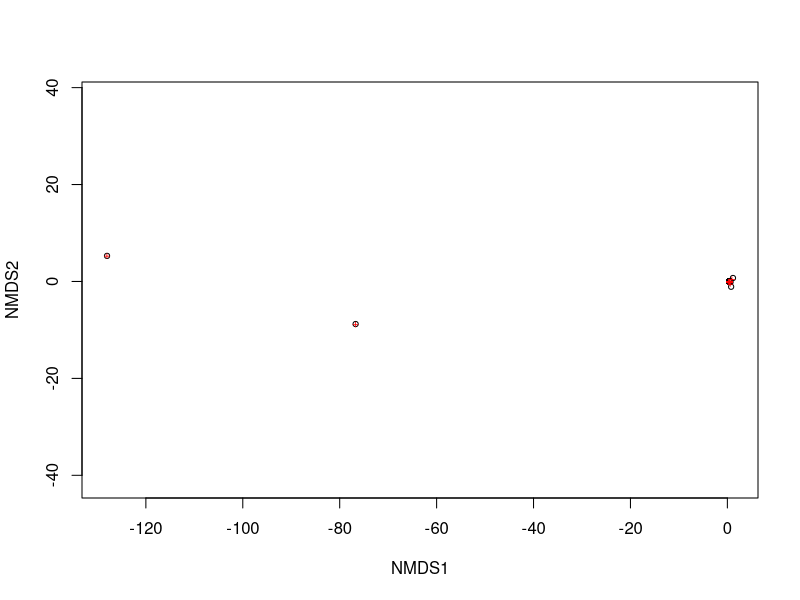
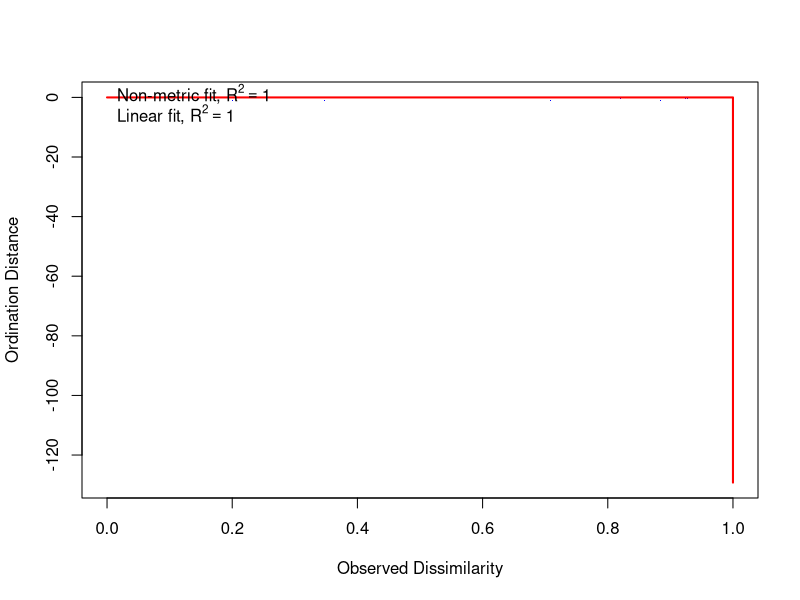
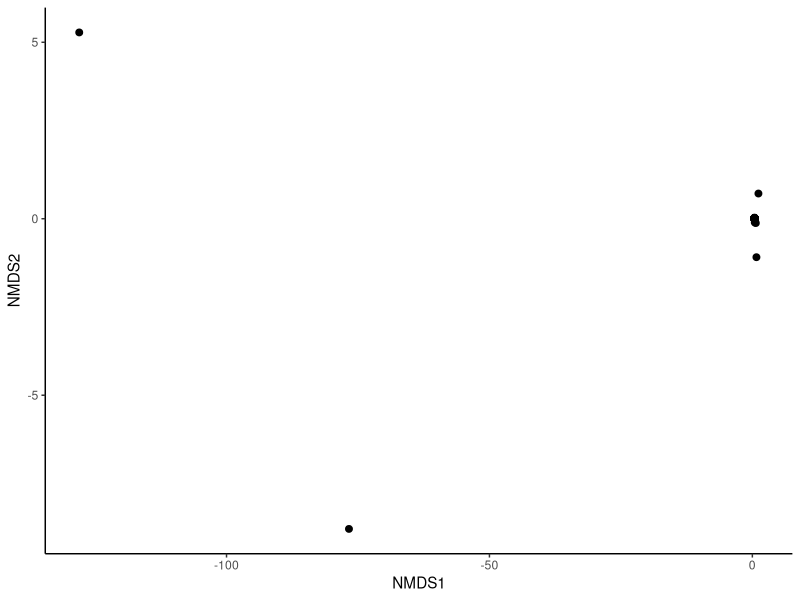
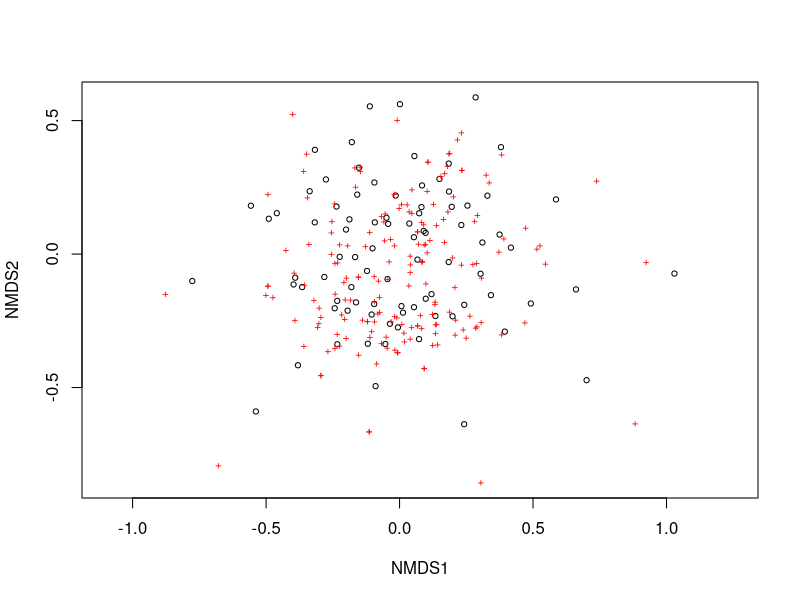
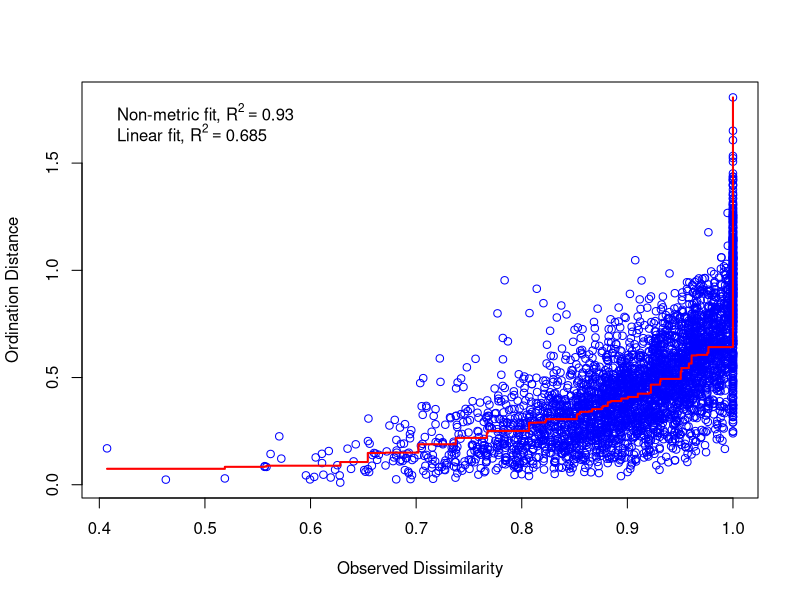
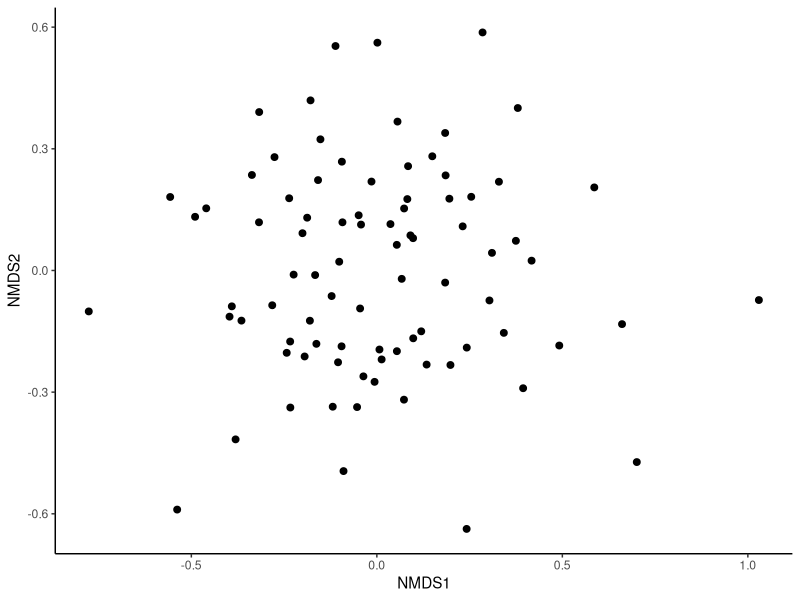
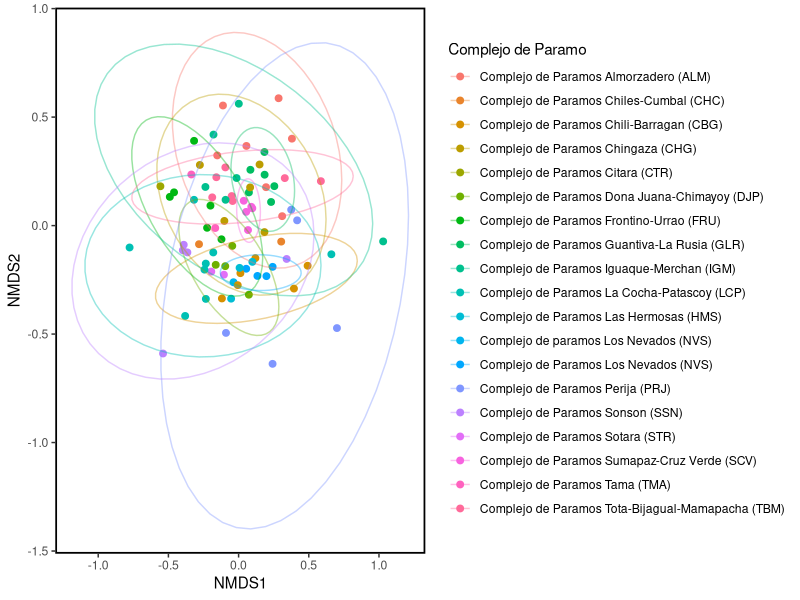
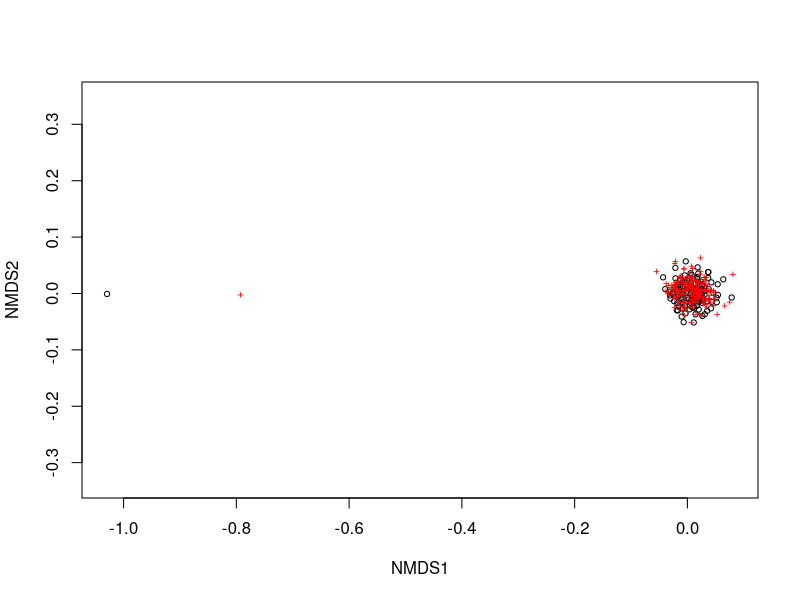

The R source for these figures, in order:
### 25-Mayo-2022
# Santiago David

# Codigo para realizar NMDS de los datos de composicion/abundancia de especies por localidad
# El objetivo es identificar si diferentes areas de paramo presentan similaridad en su composicion de especies,
# y si esta similaridad corresponde con los clusters identificados con variables ambientales.

# Hay varias opciones para definir las areas de paramo para este analisis. 
# Los datos de abundancia se pueden calcular por clusters (5), complejos de paramo (18), 
# localidades (85) o localidaes unicas segun el GPS (483), 
# o una combinacion de estos que refleje significativamente la composicion de las comunidades y las unidades de comparacion

# cargar paquetes
library(tidyverse)
library(vegan)

# cargar datos de abundancias por localidad

# NDMS 1 - el primer analisis se hara a nivel de localidades unicas, o en otras palabras, 
# las 483 localidades definidas como coordenadas unicas.

abundace <- read_csv("sub_datos/matriz_abundancias.csv") #Matriz de abundancias
abundace # 179 especies en 483 localidades

# transformar a matriz para usar la funcion metaMDS
data_m <- as.matrix(abundace[, 2:180])

# NMDS1 
set.seed(100)
nmds1 <- metaMDS(data_m, k=2, distance="bray", trymax=20)

nmds1 
plot(nmds1)
stressplot(nmds1)

# resultados: se repitio con 20 y 100 replicas. 
# El mensaje de error indica que puede no haber suficientes datos.
# Los plots y resultados sugieren que puede haber muchas localidades o especies "no informativas", por ejemplo la disimilaridad observada es 1 en muchas ocasiones,
# Es decir:
# en la matriz de abundancias existen muchas especies que estan presentes una sola vez y en una sola localidad, lo cual incrementa la disimilaridad por ser localidades poco informativas,
# Esto es un problema de la cantidad de zeros en la matriz de abundancias, lo cual ya se habia explorado en el script 5.

data.scores <- as.data.frame(scores(nmds1)$sites)

data.scores %>% 
  ggplot(aes(NMDS1, NMDS2)) +
  geom_point(size = 2) +
  theme_classic()
ggsave("figuras/nmds1_matriz de 485 comunidades.pdf")

# NMDS 2 - El segundo analisis se hara a nivel de localidades como estan definidas en la base de datos.
# en lugar de usar las 483 localidades definidas por coordenadas unicas, se creara una matriz de abundancia para las
# localidades unicas definidas en la base de datos (85).

# crear matriz de abundancias

field_data <- read_csv("sub_datos/paramo_field_and_clusters.csv")

field_data %>% distinct(Locality) #85 localidades (i.e comunidades)

abundance2 <- field_data %>% 
  group_by(Species, Locality) %>% 
  summarize(abundance_sp = n()) %>% 
  ungroup() %>% 
  pivot_wider(names_from = Species, values_from = abundance_sp, values_fill = list(abundance_sp = 0)) %>%
  arrange(Locality)

# transformar a matriz para usar la funcion metaMDS
data_m2 <- as.matrix(abundance2[, 2:180])

# NMDS2 
set.seed(100)
nmds2 <- metaMDS(data_m2, k=2, distance="bray", trymax=100)

nmds2 
plot(nmds2)
stressplot(nmds2)

# extraer NMDS scores (x and y coordinates) para visualizar los resultados
data.scores2 <- as.data.frame(scores(nmds2)$sites)

data.scores2 %>% 
  ggplot(aes(NMDS1, NMDS2)) +
  geom_point(size = 2) +
  theme_classic()

# hay diferentes formas de incluir variables descriptivas a este plot
adicional_var2 <- field_data %>% 
  distinct(Locality, .keep_all = TRUE) %>% 
  arrange(Locality) %>% # el orden debe ser exactamente igual al de la matriz
  select(Locality, Department, ParamoComplex) 

data.scores2$Department = adicional_var2$Department #adicionar departamento
data.scores2$ParamoComplex = adicional_var2$ParamoComplex #adicionar complejo de paramo

data.scores2 %>% 
  ggplot(aes(x=NMDS1, y=NMDS2, color = ParamoComplex))+
  geom_point(size=2) +
  theme(panel.background = element_blank(), panel.border = element_rect(color="black", fill=NA, size = 1.2))+
  labs(color="Complejo de Paramo")+
  stat_ellipse(alpha = 0.4)
ggsave("figuras/nmds2_complejos_matriz de 85 comunidades.pdf", width = 10, height = 6)

# sin embargo esta opcion implica que todas las observaciones en ese complejo de paramo, 
# estan definidas bajo un mismo cluster "climatico", lo cual sabemos que no es cierto

field_data %>% 
  group_by(Locality, clusters) %>% 
  summarise(n()) %>% 
  pivot_wider(names_from = clusters, values_from = `n()`)

# por esta razon se propone definir las comunidades y unidades de comparacion combinando ambos criterios.
# es decir, Localidades definidas en la base de datos (85) y sus respectivos clusters.
# en muchos casos toda la informacion de una localidad esta dentro de un solo cluster, pero en otros esta localidad
# presenta coordenadas definidas en dos clusters, por lo cual esas comunidades de aves podrian ser diferentes debido a las diferencias climaticas


# NMDS 3 - El tercer analisis se hara a nivel de localidades y clusters.
# en lugar de usar las 483 localidades definidas por coordenadas unicas, o las 85 localidades definidas en la base de datos.
# se creara una matriz de abundancia para las localidades de la base de datos y sus clusters.

field_data <- field_data %>% 
  mutate(cluster_loc = paste(clusters, Locality, sep = "_")) #crear nueva variable que combina el cluster y la localidad

field_data %>% distinct(cluster_loc) #116 localidades (i.e comunidades)

abundance3 <- field_data %>% 
  group_by(Species, cluster_loc) %>% 
  summarize(abundance_sp = n()) %>% 
  ungroup() %>% 
  pivot_wider(names_from = Species, values_from = abundance_sp, values_fill = list(abundance_sp = 0)) %>%
  arrange(cluster_loc)

abundance3 # nueva matriz de abundancias de 116 comunidades y 179 especies

# transformar a matriz para usar la funcion metaMDS
data_m3 <- as.matrix(abundance3[, 2:180])

# NMDS3
set.seed(100)
nmds3 <- metaMDS(data_m3, k=2, distance="bray", trymax=100)

nmds3 
plot(nmds3)
stressplot(nmds3)

# los plots diagnosticos muestran que una comunidad es poco informativa,
# la cual se identifico como la numero 107 que es "4_Santander: Concepcion: Vda. Aguabri, Jurado"
field_data %>% 
  filter(cluster_loc == "4_Santander: Concepcion: Vda. Aguabri, Jurado") 

# como se observa esta comunidad tiene una sola especie lo cual es poco informativo para el nmds

# Por esta razon se volvera a definir la matriz de abundancia3 excluyendo esta comunidad, y se correra de nuevo el nmds3

abundance3 <- abundance3 %>% 
  filter(!cluster_loc == "4_Santander: Concepcion: Vda. Aguabri, Jurado") # nueva matriz de abundancias de 115 comunidades y 179 especies

# NMDS3
data_m3 <- as.matrix(abundance3[, 2:180])
set.seed(100)
nmds3 <- metaMDS(data_m3, k=2, distance="bray", trymax=100)

nmds3 
plot(nmds3)
stressplot(nmds3)

# extraer NMDS scores (x and y coordinates) para visualizar los resultados
data.scores3 <- as.data.frame(scores(nmds3)$sites)

data.scores3 %>% 
  ggplot(aes(NMDS1, NMDS2)) +
  geom_point(size = 2) +
  theme_classic()

# incluir variables descriptivas
adicional_var3 <- field_data %>% 
  filter(!cluster_loc == "4_Santander: Concepcion: Vda. Aguabri, Jurado") %>% 
  distinct(cluster_loc, .keep_all = TRUE) %>% 
  arrange(cluster_loc) %>% # el orden debe ser exactamente igual al de la matriz
  select(cluster_loc, Locality, Department, ParamoComplex, clusters) 

data.scores3$clusters = adicional_var3$clusters
data.scores3$cluster_loc = adicional_var3$cluster_loc
data.scores3$Department = adicional_var3$Department
data.scores3$ParamoComplex = adicional_var3$ParamoComplex

data.scores3 %>% 
  ggplot(aes(x=NMDS1, y=NMDS2, color = as_factor(clusters)))+
  geom_point(size=2) +
  theme(panel.background = element_blank(), panel.border = element_rect(color="black", fill=NA, size = 1.2))+
  labs(color="Clusters")+
  stat_ellipse(alpha = 0.40)
ggsave("figuras/nmds3_clusters_matriz de 115 comunidades.pdf", width = 10, height = 6)